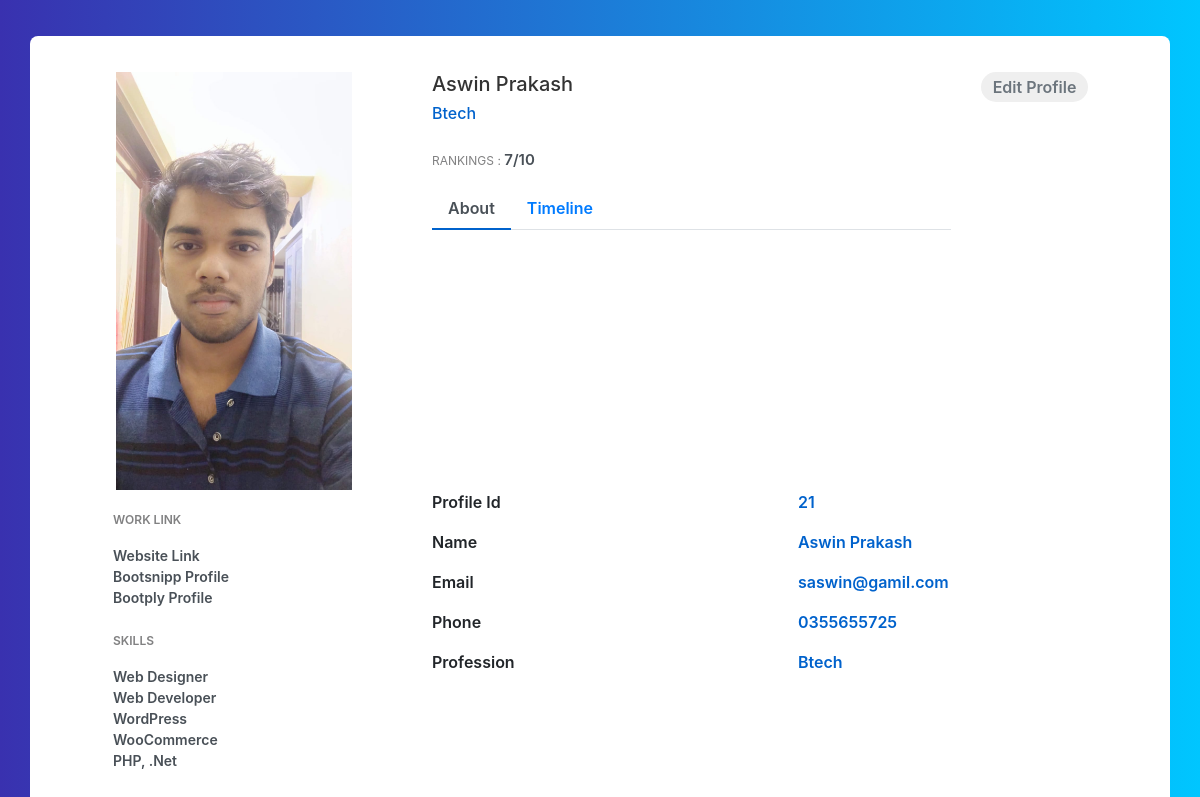
Screenshot of /details/ with the database file from the repository.
### core/models.py (models this page shows, shortened)
class Profile(models.Model):
    first_name = models.CharField(max_length=70)
    last_name = models.CharField(max_length=70)
    date = models.DateField()
    phone = models.BigIntegerField()
    email = models.EmailField()
    ranking = models.IntegerField()
    profession = models.CharField(max_length=200)
    status = models.CharField(choices=types,max_length=20,null=True,blank=False,default='student')
    present = models.BooleanField(default=False)
    image = models.ImageField()
    updated = models.DateTimeField(auto_now=True)
    shift = models.TimeField()

### core/views.py (the view)
# urls.py: path('details/', details, name= 'details'),
def details(request):
    try:
        last_face = LastFace.objects.last()
        profile = Profile.objects.get(Q(image__icontains=last_face))
    except:
        last_face = None
        profile = None
    context = {
        'profile': profile,
        'last_face': last_face
    }
    return render(request, 'core/details.html', context)

### core/models.py (called while the page is built)
    def __str__(self):
        return self.last_face

### core/templates/core/details.html (shortened to what this page needs)
{% extends "core/base.html" %}
{% load static %}
{% block content %}
{% if profile == None %}
<div class="container emp-profile">
    <div class="row">
        <div class="col-md-5">
            <div class="alert alert-warning">
                <svg width="1.0625em" height="1em" viewBox="0 0 17 16" class="bi bi-exclamation-triangle"
                    fill="currentColor" xmlns="http://www.w3.org/2000/svg">
                    <path fill-rule="evenodd"
                        d="M7.938 2.016a.146.146 0 0 0-.054.057L1.027 13.74a.176.176 0 0 0-.002.183c.016.03.037.05.054.06.015.01.034.017.066.017h13.713a.12.12 0 0 0 .066-.017.163.163 0 0 0 .055-.06.176.176 0 0 0-.003-.183L8.12 2.073a.146.146 0 0 0-.054-.057A.13.13 0 0 0 8.002 2a.13.13 0 0 0-.064.016zm1.044-.45a1.13 1.13 0 0 0-1.96 0L.165 13.233c-.457.778.091 1.767.98 1.767h13.713c.889 0 1.438-.99.98-1.767L8.982 1.566z" />
                    <path
                        d="M7.002 12a1 1 0 1 1 2 0 1 1 0 0 1-2 0zM7.1 5.995a.905.905 0 1 1 1.8 0l-.35 3.507a.552.552 0 0 1-1.1 0L7.1 5.995z" />
                </svg>
                <p><b>Note: </b>
                <ul>
                    <li>It takes some time to turn on the scanner
                       Please wait... </li>
                    <li>consider providing good lighting and good resolution cameras
                        for the software to work properly</li>
                </ul>
                <small>(this window will disappear after running the first scan)</small>
                </p>
            </div>
        </div>
        <div class="col-md-1">
        </div>
        <div class="col-md-6">
            <div>
                <img src="{% static 'img/fgirl.jpg'%}" alt="" width="99%">
            </div>
        </div>
    </div>
</div>
{% else %}
<div class="container emp-profile">
        <div class="row">
            <div class="col-md-4">
                <div class="profile-img">
                    <img src="{{ profile.image.url }}" alt="" />
                </div>
            </div>
            <div class="col-md-6">
                <div class="profile-head">
                    <h5>
                        {{profile.first_name}} {{profile.last_name}}
                    </h5>
                    <h6>
                        {{profile.profession }}
                    </h6>
                    <p class="proile-rating">RANKINGS : <span>{{profile.ranking}}/10</span></p>
                    <ul class="nav nav-tabs" id="myTab" role="tablist">
                        <li class="nav-item">
                            <a class="nav-link active" id="home-tab" data-toggle="tab" href="#home" role="tab"
                                aria-controls="home" aria-selected="true">About</a>
                        </li>
                        <li class="nav-item">
                            <a class="nav-link" id="profile-tab" data-toggle="tab" href="#profile" role="tab"
                                aria-controls="profile" aria-selected="false">Timeline</a>
                        </li>
                    </ul>
                </div>
            </div>
            <div class="col-md-2">
                <a href="{% url 'edit_profile' profile.id %}"><input type="button" class="profile-edit-btn" name="btnAddMore" value="Edit Profile" /></a>
            </div>
        </div>
        <div class="row">
            <div class="col-md-4">
                <div class="profile-work">
                    <p>WORK LINK</p>
                    <a href="">Website Link</a><br />
                    <a href="">Bootsnipp Profile</a><br />
                    <a href="">Bootply Profile</a>
                    <p>SKILLS</p>
                    <a href="">Web Designer</a><br />
                    <a href="">Web Developer</a><br />
                    <a href="">WordPress</a><br />
                    <a href="">WooCommerce</a><br />
                    <a href="">PHP, .Net</a><br />
                </div>
            </div>
            <div class="col-md-8">
                <div class="tab-content profile-tab" id="myTabContent">
                    <div class="tab-pane fade show active" id="home" role="tabpanel" aria-labelledby="home-tab">
                        <div class="row">
                            <div class="col-md-6">
                                <label>Profile Id</label>
                            </div>
                            <div class="col-md-6">
                                <p>{{profile.id}}</p>
                            </div>
                        </div>
                        <div class="row">
                            <div class="col-md-6">
                                <label>Name</label>
                            </div>
                            <div class="col-md-6">
                                <p>{{profile.first_name}} {{profile.last_name}}</p>
                            </div>
                        </div>
                        <div class="row">
                            <div class="col-md-6">
                                <label>Email</label>
                            </div>
                            <div class="col-md-6">
                                <p>{{profile.email}}</p>
                            </div>
                        </div>
                        <div class="row">
                            <div class="col-md-6">
                                <label>Phone</label>
                            </div>
                            <div class="col-md-6">
                                <p>0{{profile.phone}}</p>
                            </div>
                        </div>
                        <div class="row">
                            <div class="col-md-6">
                                <label>Profession</label>
                            </div>
                            <div class="col-md-6">
                                <p>{{ profile.profession }}</p>
                            </div>
                        </div>
                    </div>
                </div>
            </div>
        </div>
</div>
{% endif %}
{% endblock content %}

### static/css/details.css (style rules this page uses)
.emp-profile { padding: 3%; margin-top: 3%; margin-bottom: 3%; border-radius: 0.5rem; background: #fff; }
.profile-img { text-align: center; }
.profile-img img { width: 70%; height: 100%; }
.profile-head h5 { color: #333; }
.profile-head h6 { color: #0062cc; }
.profile-edit-btn { border: none; border-radius: 1.5rem; width: 70%; padding: 2%; font-weight: 600; color: #6c757d; cursor: pointer; }
.proile-rating { font-size: 12px; color: #818182; margin-top: 5%; }
.proile-rating span { color: #495057; font-size: 15px; font-weight: 600; }
.profile-head .nav-tabs { margin-bottom:5%; }
.profile-head .nav-tabs .nav-link { font-weight:600; border: none; }
.profile-head .nav-tabs .nav-link.active { border: none; border-bottom:2px solid #0062cc; }
.profile-work { padding: 14%; margin-top: -15%; }
.profile-work p { font-size: 12px; color: #818182; font-weight: 600; margin-top: 10%; }
.profile-work a { text-decoration: none; color: #495057; font-weight: 600; font-size: 14px; }
.profile-tab label { font-weight: 600; }
.profile-tab p { font-weight: 600; color: #0062cc; }

### static/css/body.css (style rules this page uses)
body { background: -webkit-linear-gradient(left, #3931af, #00c6ff); }

### rows the page displays
Profile: image (picture), first_name "Aswin", last_name "Prakash", profession "Btech", ranking "7", id "21", email "saswin@gamil.com", phone "355655725"
